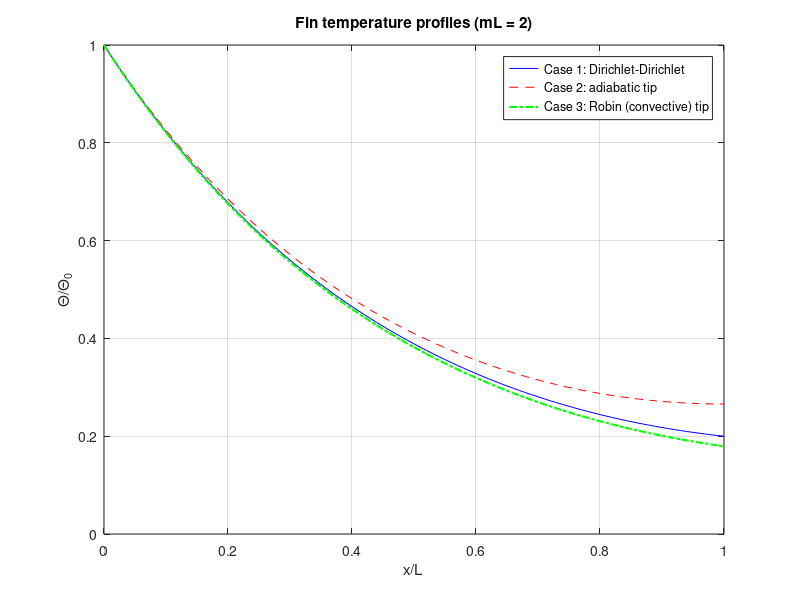

MATLAB code for this plot:
% Week 3 - Topic 3: Extended Surfaces (Fins), Uniform Cross-Section, Steady State
% d^2(Theta)/dx^2 - m^2*Theta = 0, Theta = T - Tinf, m^2 = h*P/(k*Ac)
% BC cases: (1) Dirichlet-Dirichlet, (2) adiabatic tip, (3) Robin tip

function week3_topic3_fin_analysis
    close all; clc
    % Aluminum pin fin: D = 5 mm, L = 50 mm, k = 200 W/mK, h = 25 W/m^2K
    D = 0.005; L = 0.050; k = 200; h = 25; theta0 = 80;
    P = pi*D; Ac = pi*D^2/4;
    m = sqrt(h*P/(k*Ac));
    Qfin = sqrt(h*P*k*Ac) * theta0 * tanh(m*L);
    eta  = tanh(m*L) / (m*L);
    eps_ = Qfin / (h*Ac*theta0);
    fprintf('Pin fin: m = %.4f 1/m, mL = %.4f\n', m, m*L);
    fprintf('Q_fin = %.3f W, eta = %.4f, eps = %.2f\n', Qfin, eta, eps_);

    % Profiles for mL = 2
    mL = 2; Lf = 1; mm = mL/Lf;
    x = linspace(0, Lf, 101);
    r1 = thetaRatio(x, Lf, mm, 1, 0.2, 0.5);
    r2 = thetaRatio(x, Lf, mm, 2, 0.2, 0.5);
    r3 = thetaRatio(x, Lf, mm, 3, 0.2, 0.5);

    figure(1);
    plot(x, r1, 'b-', x, r2, 'r--', x, r3, 'g-.', 'LineWidth', 1.5);
    xlabel('x/L'); ylabel('\Theta/\Theta_0'); grid on;
    legend('Case 1: Dirichlet-Dirichlet', 'Case 2: adiabatic tip', ...
           'Case 3: Robin (convective) tip');
    title('Fin temperature profiles (mL = 2)');

    fprintf('Check: 1/cosh(mL) = %.6f, profile end = %.6f\n', ...
            1/cosh(mL), r2(end));
end

function r = thetaRatio(x, L, m, bcCase, thetaLratio, hOverMk)
    switch bcCase
        case 1
            c = thetaLratio;
            r = (c - exp(-m*L)) * (exp(m*x) - exp(-m*x)) / ...
                (exp(m*L) - exp(-m*L)) + exp(-m*x);
        case 2
            r = cosh(m*(L - x)) / cosh(m*L);
        case 3
            B = hOverMk;
            r = (cosh(m*(L - x)) + B*sinh(m*(L - x))) / ...
                (cosh(m*L) + B*sinh(m*L));
    end
end
